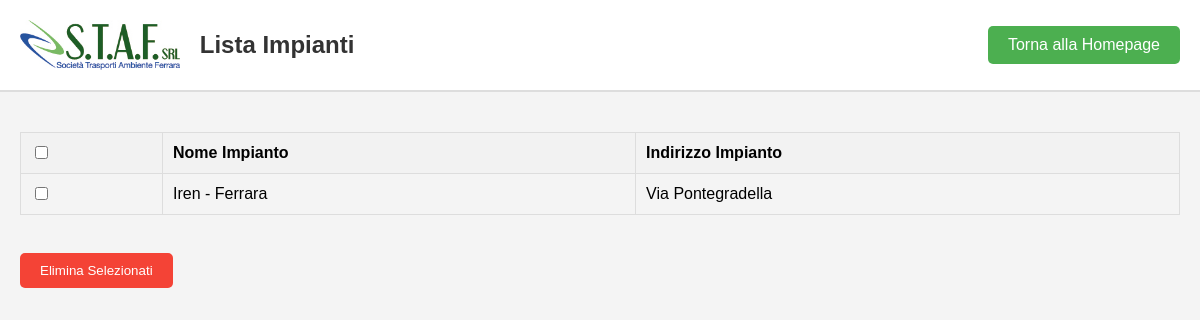
Page /impianti on the earlier database version.
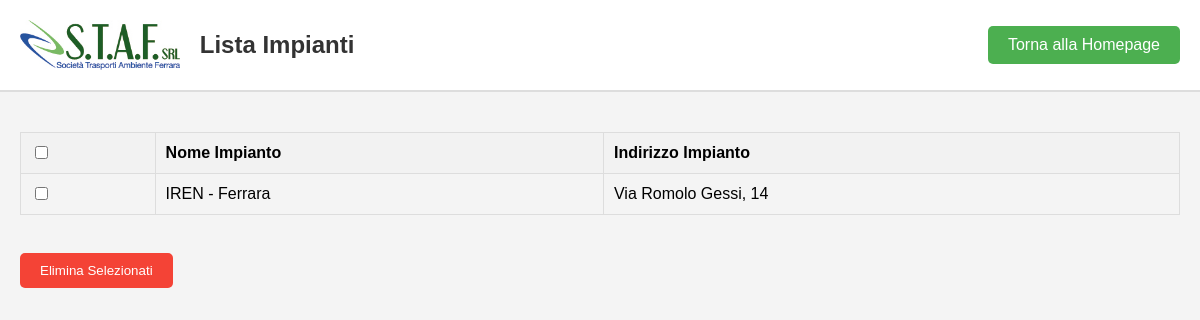
Same page on the later database version.
### tables this page shows
CREATE TABLE impianti (
        id INTEGER PRIMARY KEY AUTOINCREMENT,
        nome_impianto TEXT NOT NULL,
        indirizzo_impianto TEXT NOT NULL
    );

### app.py (the view)
@app.route('/impianti')
def lista_impianti():
    conn = get_db_connection()
    impianti = conn.execute('SELECT * FROM impianti').fetchall()
    conn.close()
    return render_template('lista_impianti.html', impianti=impianti)

### app.py (called while the page is built)
def get_db_connection():
    conn = sqlite3.connect(DATABASE, check_same_thread=False, timeout=10)
    conn.row_factory = sqlite3.Row
    conn.execute('PRAGMA journal_mode=WAL;')
    return conn

### templates/lista_impianti.html (shortened to what this page needs)
<!DOCTYPE html>
<html lang="it">
<head>
</head>
<body>
    <div class="header">
        <div style="display: flex; align-items: center;">
            <img src="{{ url_for('static', filename='logo_staf_piccolo.jpg') }}" alt="Logo">
            <h1>Lista Impianti</h1>
        </div>
        <a href="{{ url_for('home') }}">Torna alla Homepage</a>
    </div>
    <div class="container">
        <form method="POST" action="{{ url_for('delete_impianti') }}">
            <table>
                <thead>
                    <tr>
                        <th><input type="checkbox" onclick="toggleSelectAll(this)"></th>
                        <th>Nome Impianto</th>
                        <th>Indirizzo Impianto</th>
                    </tr>
                </thead>
                <tbody>
                    {% if impianti %}
                    {% for impianto in impianti %}
                    <tr>
                        <td><input type="checkbox" name="impianto_ids" value="{{ impianto.id }}"
                                class="impianto-checkbox"></td>
                        <td>{{ impianto.nome_impianto }}</td>
                        <td>{{ impianto.indirizzo_impianto }}</td>
                    </tr>
                    {% endfor %}
                    {% else %}
                    <tr>
                        <td colspan="3" style="text-align: center;">Nessun impianto trovato.</td>
                    </tr>
                    {% endif %}
                </tbody>
            </table>
            <br>
            <button type="submit">Elimina Selezionati</button>
        </form>
    </div>
</body>
</html>

Differences in the rows shown:
removed impianti: nome_impianto "Iren - Ferrara", indirizzo_impianto "Via Pontegradella"
added impianti: nome_impianto "IREN - Ferrara", indirizzo_impianto "Via Romolo Gessi, 14"
